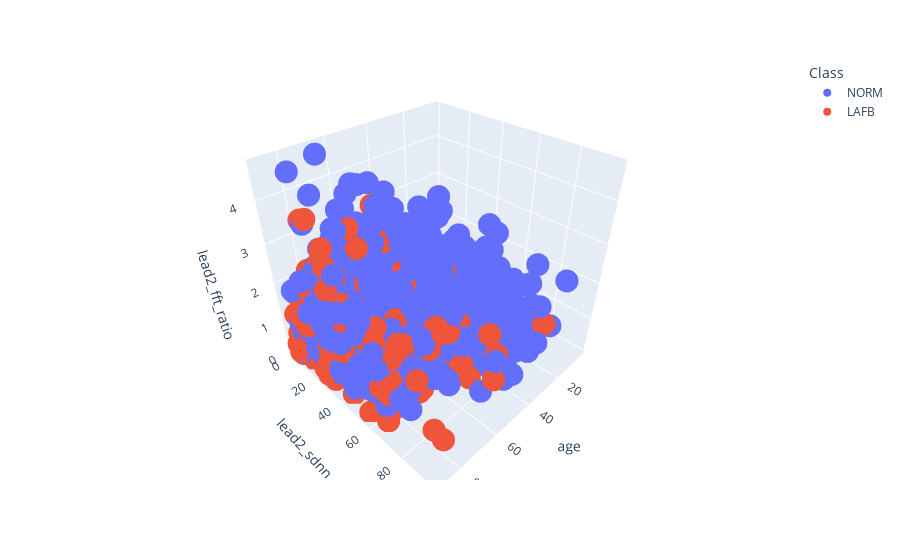

Notebook source saved alongside this figure:
### Code cell
#@title Plot three features in 3D by entering their names and running this cell

# hr_mean	sdnn	rmssd	pnn20	fft_ratio	sd_ratio

x_axis_data = 'age'  # @param {type: "string"}
y_axis_data = 'lead2_sdnn'  # @param {type: "string"}
z_axis_data = 'lead2_fft_ratio'  # @param {type: "string"}

class_df = expanded_df[(expanded_df['Class'] == "NORM") | (expanded_df["Class"] == "LAFB")]

px.scatter_3d(
    class_df,
    x=x_axis_data,
    y=y_axis_data,
    z=z_axis_data,
    color='Class',
).show()

### Figure 1 — Plotly figure (JSON) as saved in the notebook; plotly's stock layout.template omitted (floating-point values rounded to 4 significant figures; data arrays with more than 128 entries replaced by an {"elided": "..."} marker saying what was removed)
{"data": [{"hovertemplate": "Class=NORM<br>age=%{x}<br>lead2_sdnn=%{y}<br>lead2_fft_ratio=%{z}<extra></extra>", "legendgroup": "NORM", "marker": {"color": "#636efa", "symbol": "circle"}, "mode": "markers", "name": "NORM", "scene": "scene", "showlegend": true, "type": "scatter3d", "x": {"elided": "4862 int values"}, "y": {"elided": "4862 float values"}, "z": {"elided": "4862 float values"}}, {"hovertemplate": "Class=LAFB<br>age=%{x}<br>lead2_sdnn=%{y}<br>lead2_fft_ratio=%{z}<extra></extra>", "legendgroup": "LAFB", "marker": {"color": "#EF553B", "symbol": "circle"}, "mode": "markers", "name": "LAFB", "scene": "scene", "showlegend": true, "type": "scatter3d", "x": {"elided": "849 int values"}, "y": {"elided": "849 float values"}, "z": {"elided": "849 float values"}}], "layout": {"legend": {"title": {"text": "Class"}, "tracegroupgap": 0}, "margin": {"t": 60}, "scene": {"domain": {"x": [0, 1], "y": [0, 1]}, "xaxis": {"title": {"text": "age"}}, "yaxis": {"title": {"text": "lead2_sdnn"}}, "zaxis": {"title": {"text": "lead2_fft_ratio"}}}}}
